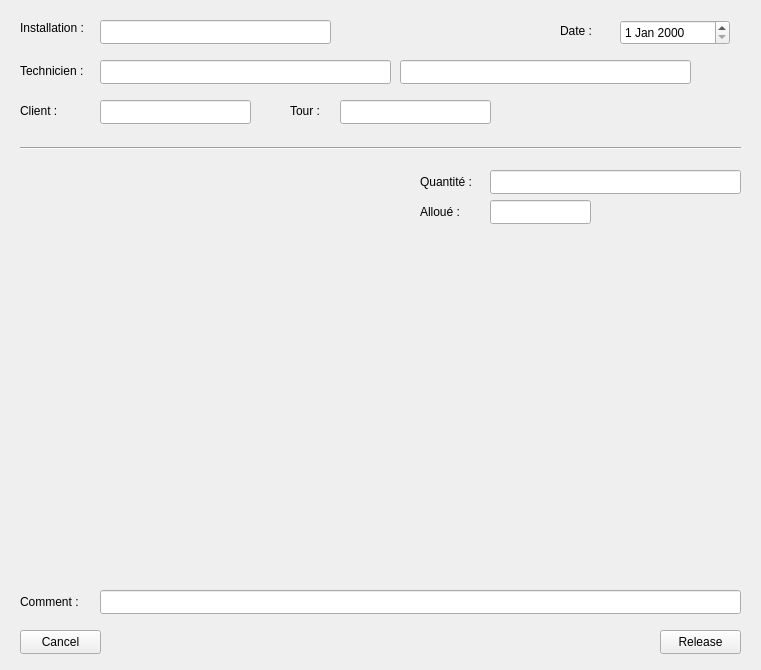
<?xml version="1.0" encoding="UTF-8"?>
<ui version="4.0">
 <class>Installation</class>
 <widget class="QDialog" name="Installation">
  <property name="geometry">
   <rect>
    <x>0</x>
    <y>0</y>
    <width>761</width>
    <height>670</height>
   </rect>
  </property>
  <property name="windowTitle">
   <string>Dialog</string>
  </property>
  <widget class="QLabel" name="installation_Label">
   <property name="geometry">
    <rect>
     <x>20</x>
     <y>20</y>
     <width>81</width>
     <height>16</height>
    </rect>
   </property>
   <property name="text">
    <string>Installation : </string>
   </property>
  </widget>
  <widget class="QLineEdit" name="installation_LineEdit">
   <property name="geometry">
    <rect>
     <x>100</x>
     <y>20</y>
     <width>231</width>
     <height>24</height>
    </rect>
   </property>
  </widget>
  <widget class="QLabel" name="technician_Label">
   <property name="geometry">
    <rect>
     <x>20</x>
     <y>60</y>
     <width>81</width>
     <height>21</height>
    </rect>
   </property>
   <property name="text">
    <string>Technicien :</string>
   </property>
  </widget>
  <widget class="QLineEdit" name="technician_LineEdit">
   <property name="geometry">
    <rect>
     <x>100</x>
     <y>60</y>
     <width>291</width>
     <height>24</height>
    </rect>
   </property>
  </widget>
  <widget class="QLineEdit" name="technicianName_LineEdit">
   <property name="geometry">
    <rect>
     <x>400</x>
     <y>60</y>
     <width>291</width>
     <height>24</height>
    </rect>
   </property>
  </widget>
  <widget class="QLineEdit" name="customer_LineEdit">
   <property name="geometry">
    <rect>
     <x>100</x>
     <y>100</y>
     <width>151</width>
     <height>24</height>
    </rect>
   </property>
   <property name="text">
    <string/>
   </property>
  </widget>
  <widget class="QLabel" name="customer_Label">
   <property name="geometry">
    <rect>
     <x>20</x>
     <y>100</y>
     <width>81</width>
     <height>21</height>
    </rect>
   </property>
   <property name="text">
    <string>Client : </string>
   </property>
  </widget>
  <widget class="QDateEdit" name="date_dateEdit">
   <property name="geometry">
    <rect>
     <x>620</x>
     <y>20</y>
     <width>110</width>
     <height>25</height>
    </rect>
   </property>
   <property name="calendarPopup">
    <bool>false</bool>
   </property>
  </widget>
  <widget class="Line" name="line">
   <property name="geometry">
    <rect>
     <x>20</x>
     <y>140</y>
     <width>721</width>
     <height>16</height>
    </rect>
   </property>
   <property name="orientation">
    <enum>Qt::Horizontal</enum>
   </property>
  </widget>
  <widget class="QLabel" name="date_Label">
   <property name="geometry">
    <rect>
     <x>560</x>
     <y>20</y>
     <width>59</width>
     <height>21</height>
    </rect>
   </property>
   <property name="text">
    <string>Date : </string>
   </property>
  </widget>
  <widget class="QPushButton" name="cancel_PushButton">
   <property name="geometry">
    <rect>
     <x>20</x>
     <y>630</y>
     <width>81</width>
     <height>24</height>
    </rect>
   </property>
   <property name="text">
    <string>Cancel</string>
   </property>
   <property name="autoDefault">
    <bool>false</bool>
   </property>
  </widget>
  <widget class="QPushButton" name="release_PushButton">
   <property name="geometry">
    <rect>
     <x>660</x>
     <y>630</y>
     <width>81</width>
     <height>24</height>
    </rect>
   </property>
   <property name="text">
    <string>Release</string>
   </property>
   <property name="autoDefault">
    <bool>false</bool>
   </property>
  </widget>
  <widget class="QLineEdit" name="tower_LineEdit">
   <property name="geometry">
    <rect>
     <x>340</x>
     <y>100</y>
     <width>151</width>
     <height>24</height>
    </rect>
   </property>
   <property name="text">
    <string/>
   </property>
  </widget>
  <widget class="QLabel" name="tower_Label">
   <property name="geometry">
    <rect>
     <x>290</x>
     <y>100</y>
     <width>81</width>
     <height>21</height>
    </rect>
   </property>
   <property name="text">
    <string>Tour : </string>
   </property>
  </widget>
  <widget class="ItemWidget" name="itemWidget" native="true">
   <property name="geometry">
    <rect>
     <x>10</x>
     <y>160</y>
     <width>411</width>
     <height>71</height>
    </rect>
   </property>
  </widget>
  <widget class="QLineEdit" name="quantity_LineEdit">
   <property name="geometry">
    <rect>
     <x>490</x>
     <y>170</y>
     <width>251</width>
     <height>24</height>
    </rect>
   </property>
  </widget>
  <widget class="QLineEdit" name="allocated_LineEdit">
   <property name="geometry">
    <rect>
     <x>490</x>
     <y>200</y>
     <width>101</width>
     <height>24</height>
    </rect>
   </property>
  </widget>
  <widget class="QLabel" name="allocated_Label">
   <property name="geometry">
    <rect>
     <x>420</x>
     <y>200</y>
     <width>61</width>
     <height>24</height>
    </rect>
   </property>
   <property name="text">
    <string>Alloué : </string>
   </property>
  </widget>
  <widget class="ItemTable" name="tableWidget" native="true">
   <property name="geometry">
    <rect>
     <x>20</x>
     <y>240</y>
     <width>721</width>
     <height>341</height>
    </rect>
   </property>
  </widget>
  <widget class="QLabel" name="quantity_Label">
   <property name="geometry">
    <rect>
     <x>420</x>
     <y>170</y>
     <width>61</width>
     <height>24</height>
    </rect>
   </property>
   <property name="text">
    <string>Quantité : </string>
   </property>
  </widget>
  <widget class="QLineEdit" name="comment_LineEdit">
   <property name="geometry">
    <rect>
     <x>100</x>
     <y>590</y>
     <width>641</width>
     <height>24</height>
    </rect>
   </property>
  </widget>
  <widget class="QLabel" name="comment_Label">
   <property name="geometry">
    <rect>
     <x>20</x>
     <y>590</y>
     <width>107</width>
     <height>24</height>
    </rect>
   </property>
   <property name="text">
    <string>Comment : </string>
   </property>
  </widget>
 </widget>
 <customwidgets>
  <customwidget>
   <class>ItemTable</class>
   <extends>QWidget</extends>
   <header>PromotedClass/itemtable.h</header>
   <container>1</container>
  </customwidget>
  <customwidget>
   <class>ItemWidget</class>
   <extends>QWidget</extends>
   <header>PromotedClass/itemwidget.h</header>
   <container>1</container>
  </customwidget>
 </customwidgets>
 <tabstops>
  <tabstop>technician_LineEdit</tabstop>
  <tabstop>customer_LineEdit</tabstop>
  <tabstop>tower_LineEdit</tabstop>
  <tabstop>release_PushButton</tabstop>
  <tabstop>installation_LineEdit</tabstop>
  <tabstop>technicianName_LineEdit</tabstop>
  <tabstop>date_dateEdit</tabstop>
  <tabstop>cancel_PushButton</tabstop>
 </tabstops>
 <resources/>
 <connections/>
</ui>
